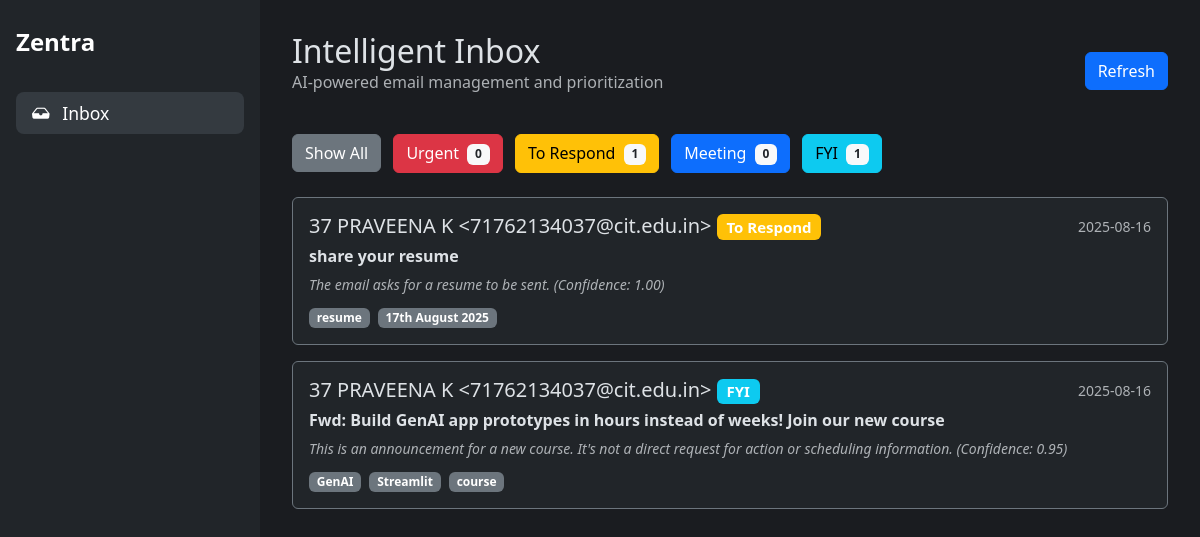
Page /recent_classified on the earlier database version.
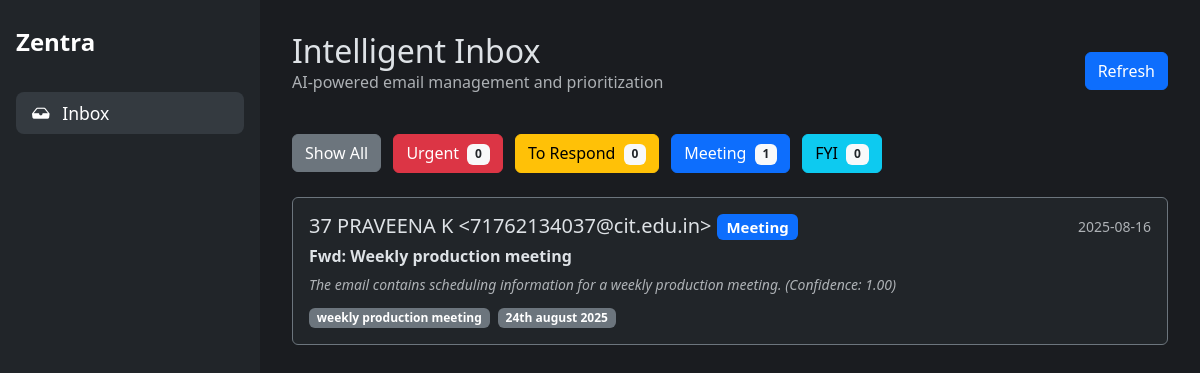
Same page on the later database version.
### tables this page shows
CREATE TABLE classifications (
    id INTEGER PRIMARY KEY AUTOINCREMENT,
    gmail_message_id TEXT UNIQUE NOT NULL, -- NEW: Added unique message ID
    created_at TIMESTAMP NOT NULL DEFAULT CURRENT_TIMESTAMP,
    subject TEXT NOT NULL,
    sender TEXT NOT NULL,
    body TEXT,
    category TEXT,
    confidence REAL,
    priority_analysis TEXT,
    category_reason TEXT,
    summary TEXT,
    important_terms TEXT,
    response_draft TEXT
);

### Oauth.py (the view)
@app.route("/recent_classified")
def recent_classified_view():
    category_filter = request.args.get('category', None)
    classifications = database.get_recent_classifications(category_filter=category_filter)
    category_counts = database.get_category_counts()
    category_colors = {"Urgent": "danger", "To Respond": "warning", "Meeting": "primary", "FYI": "info", "Uncategorized": "secondary"}
    return render_template("history.html", classifications=classifications, counts=category_counts, category_colors=category_colors)

### database.py (called while the page is built)
def get_db_connection():
    conn = sqlite3.connect(DATABASE_FILE, timeout=10)
    conn.row_factory = sqlite3.Row
    return conn

def get_recent_classifications(category_filter=None, limit=25):
    conn = get_db_connection()
    query = 'SELECT * FROM classifications'
    params = []
    if category_filter:
        query += ' WHERE category = ?'
        params.append(category_filter)
    query += ' ORDER BY id DESC LIMIT ?'
    params.append(limit)
    classifications = conn.execute(query, tuple(params)).fetchall()
    conn.close()
    return classifications

def get_category_counts():
    conn = get_db_connection()
    counts = conn.execute('SELECT category, COUNT(id) as count FROM classifications GROUP BY category').fetchall()
    conn.close()
    return {row['category']: row['count'] for row in counts}

### templates/history.html
{% extends "layout.html" %}
{% block content %}
<div class="d-flex justify-content-between align-items-center mb-4">
  <div>
    <h1 class="h2 mb-0">Intelligent Inbox</h1>
    <p class="text-muted">AI-powered email management and prioritization</p>
  </div>
  <a href="/recent_classified" class="btn btn-primary">Refresh</a>
</div>
<div class="mb-4">
  <a href="/recent_classified" class="btn btn-secondary me-2">Show All</a>
  <a href="/recent_classified?category=Urgent" class="btn btn-danger me-2">Urgent <span class="badge bg-light text-dark ms-1">{{ counts.get('Urgent', 0) }}</span></a>
  <a href="/recent_classified?category=To Respond" class="btn btn-warning me-2">To Respond <span class="badge bg-light text-dark ms-1">{{ counts.get('To Respond', 0) }}</span></a>
  <a href="/recent_classified?category=Meeting" class="btn btn-primary me-2">Meeting <span class="badge bg-light text-dark ms-1">{{ counts.get('Meeting', 0) }}</span></a>
  <a href="/recent_classified?category=FYI" class="btn btn-info">FYI <span class="badge bg-light text-dark ms-1">{{ counts.get('FYI', 0) }}</span></a>
</div>
{% for item in classifications %}
<a href="/classification/{{ item.id }}" class="text-decoration-none text-white">
  <div class="card mb-3 bg-dark border-secondary">
    <div class="card-body">
      <div class="d-flex w-100 justify-content-between">
        <div class="flex-grow-1">
          <h5 class="mb-1">{{ item.sender }} <span class="badge bg-{{ category_colors.get(item.category, 'secondary') }}">{{ item.category }}</span></h5>
          <p class="mb-1"><strong>{{ item.subject }}</strong></p>
          <p class="mb-0 text-muted fst-italic">
            <small>{{ item.category_reason }} (Confidence: {{ "%.2f"|format(item.confidence|float) }})</small>
          </p>
          <div class="mt-2">
            {% if item.important_terms %}
              {% for term in item.important_terms.split(',')[:3] %}
                {% if term.strip() %}
                  <span class="badge bg-secondary me-1">{{ term.strip() }}</span>
                {% endif %}
              {% endfor %}
            {% endif %}
          </div>
        </div>
        <div class="text-end">
          <small class="text-muted">{{ item.created_at[:10] }}</small>
        </div>
      </div>
    </div>
  </div>
</a>
{% else %}
<div class="alert alert-info">No classified emails in history.</div>
{% endfor %}
{% endblock %}

### templates/layout.html (shortened to what this page needs)
<!doctype html>
<html lang="en" data-bs-theme="dark">
  <head>
    <link href="https://cdn.jsdelivr.net/npm/bootstrap@5.3.3/dist/css/bootstrap.min.css" rel="stylesheet">
    <link href="https://cdn.jsdelivr.net/npm/bootstrap-icons@1.11.3/font/bootstrap-icons.min.css" rel="stylesheet">
  </head>
  <body>
    <div class="sidebar d-flex flex-column">
      <div class="sidebar-header">Zentra</div>
      <ul class="nav flex-column">
        <li class="nav-item">
          <a class="nav-link active" href="/recent_classified"><i class="bi bi-inbox-fill me-2"></i> Inbox</a>
        </li>
      </ul>
    </div>
    <div class="main-content">
      {% block content %}{% endblock %}
    </div>
  </body>
</html>

### templates/layout.html (style rules this page uses)
body { display: flex; min-height: 100vh; background-color: #1a1c20; color: #dee2e6; }
.sidebar { width: 260px; flex-shrink: 0; background-color: #212529; padding: 1.5rem 1rem; }
.main-content { flex-grow: 1; padding: 2rem; overflow-y: auto; }
.nav-link { color: #adb5bd; font-size: 1.1rem; margin-bottom: 0.5rem; }
.nav-link.active, .nav-link:hover { color: #fff; background-color: #343a40; border-radius: 0.5rem; }
.sidebar-header { font-size: 1.5rem; font-weight: bold; color: #fff; margin-bottom: 2rem; }

Differences in the rows shown:
removed classifications: sender "37 PRAVEENA K <71762134037@cit.edu.in>", category "To Respond", subject "share your resume", category_reason "The email asks for a resume to be sent.", confidence "1.00", strip "resume" "17th August 2025", created_at "2025-08-16"
changed classifications "37 PRAVEENA K <71762134037@cit.edu.in>": category "FYI" → "Meeting"; subject "Fwd: Build GenAI app prototypes in hours instead of weeks! Join our new course" → "Fwd: Weekly production meeting"; category_reason "This is an announcement for a new course. It's not a direct request for action or scheduling information." → "The email contains scheduling information for a weekly production meeting."; confidence "0.95" → "1.00"
Other differences:
{{ counts.get('To Respond', 0) }}: "1" → "0"
{{ counts.get('Meeting', 0) }}: "0" → "1"
{{ counts.get('FYI', 0) }}: "1" → "0"
new list line: "weekly production meeting"
new list line: "24th august 2025"
list line gone: "GenAI"
list line gone: "Streamlit"
list line gone: "course"
